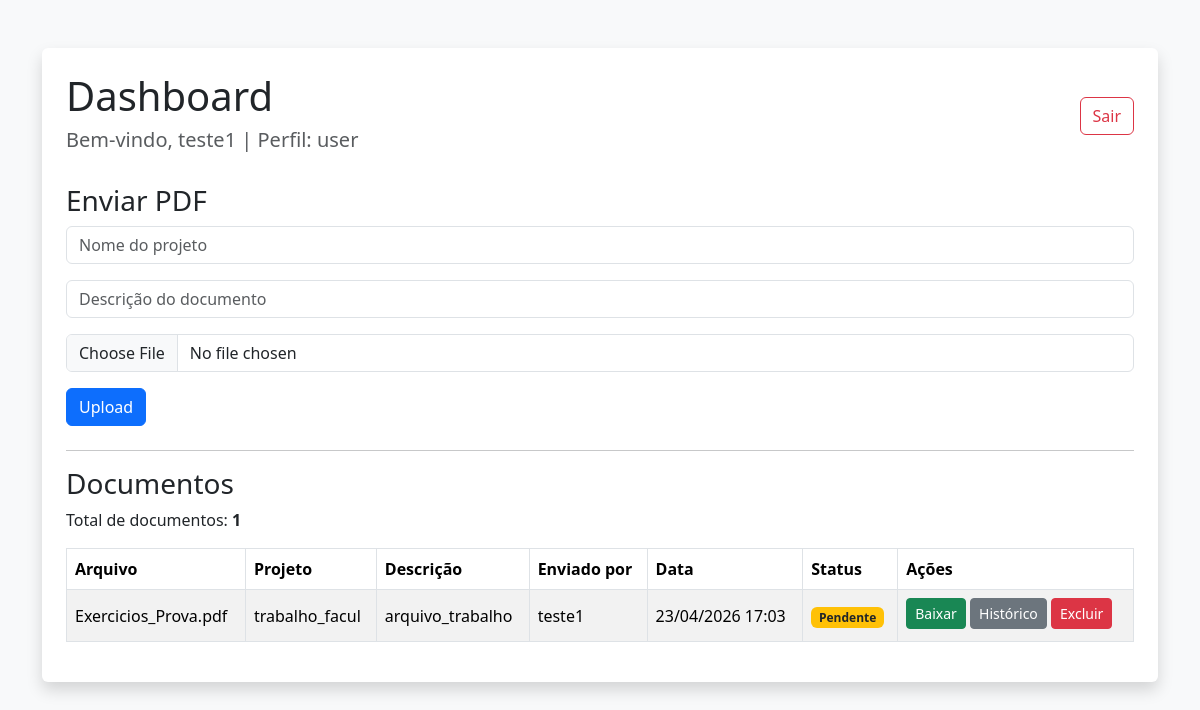
/dashboard (signed in), run on an earlier commit of the app's database.
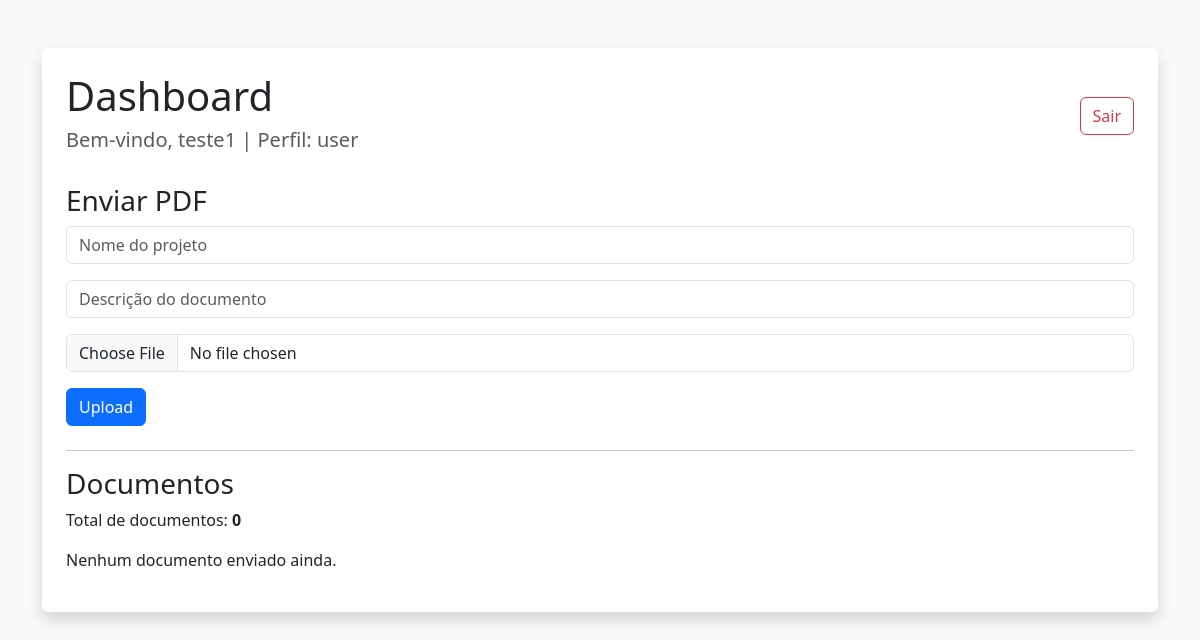
And on a later commit of the database.
### app.py (models this page shows)
class User(db.Model, UserMixin):
    id = db.Column(db.Integer, primary_key=True)
    username = db.Column(db.String(100), unique=True, nullable=False)
    password = db.Column(db.String(200), nullable=False)
    role = db.Column(db.String(20), default='user')  # user ou admin

class Document(db.Model):
    id = db.Column(db.Integer, primary_key=True)
    filename = db.Column(db.String(200), nullable=False)
    description = db.Column(db.String(200))
    project_name = db.Column(db.String(200))
    status = db.Column(db.String(50), default='Pendente')
    created_at = db.Column(db.DateTime, default=datetime.utcnow)
    user_id = db.Column(db.Integer, db.ForeignKey('user.id'))
    user = db.relationship('User', backref='documents')

### app.py (the view, shortened to what this page needs)
@app.route('/dashboard', methods=['GET', 'POST'])
@login_required
def dashboard():
    if current_user.role == 'admin':
        docs = Document.query.order_by(Document.created_at.desc()).all()
    else:
        docs = Document.query.filter_by(user_id=current_user.id).order_by(Document.created_at.desc()).all()
    return render_template('dashboard.html', docs=docs)

### app.py (called while the page is built)
@login_manager.user_loader
def load_user(user_id):
    return User.query.get(int(user_id))

### templates/dashboard.html (shortened to what this page needs)
<!DOCTYPE html>
<html lang="pt-BR">
<head>
    <link href="https://cdn.jsdelivr.net/npm/bootstrap@5.3.3/dist/css/bootstrap.min.css" rel="stylesheet">
</head>
<body class="bg-light">
<div class="container mt-5">
    <div class="bg-white p-4 rounded shadow">
        <div class="d-flex justify-content-between align-items-center mb-4">
            <div>
                <h1>Dashboard</h1>
                <h5 class="text-muted">
                    Bem-vindo, {{ current_user.username }} |
                    Perfil: {{ current_user.role }}
                </h5>
            </div>
            <a class="btn btn-outline-danger" href="/logout">Sair</a>
        </div>
        <div class="mb-4">
            <h3>Enviar PDF</h3>
            <form method="POST" enctype="multipart/form-data">
                <input class="form-control mb-3" type="text" name="project_name" placeholder="Nome do projeto" required>
                <input class="form-control mb-3" type="text" name="description" placeholder="Descrição do documento" required>
                <input class="form-control mb-3" type="file" name="file" accept="application/pdf" required>
                <button class="btn btn-primary" type="submit">Upload</button>
            </form>
        </div>
        <hr>
        <h3>Documentos</h3>
        <p>Total de documentos: <strong>{{ docs|length }}</strong></p>
        {% if docs %}
            <div class="table-responsive">
                <table class="table table-bordered table-striped align-middle">
                    <thead>
                        <tr>
                            <th>Arquivo</th>
                            <th>Projeto</th>
                            <th>Descrição</th>
                            <th>Enviado por</th>
                            <th>Data</th>
                            <th>Status</th>
                            <th>Ações</th>
                        </tr>
                    </thead>
                    <tbody>
                        {% for doc in docs %}
                        <tr>
                            <td>{{ doc.filename }}</td>
                            <td>{{ doc.project_name }}</td>
                            <td>{{ doc.description }}</td>
                            <td>{{ doc.user.username }}</td>
                            <td>{{ doc.created_at.strftime('%d/%m/%Y %H:%M') }}</td>
                            <td>
                                {% if doc.status == 'Autenticado' %}
                                    <span class="badge bg-success">{{ doc.status }}</span>
                                {% elif doc.status == 'Recusado' %}
                                    <span class="badge bg-danger">{{ doc.status }}</span>
                                {% else %}
                                    <span class="badge bg-warning text-dark">{{ doc.status }}</span>
                                {% endif %}
                            </td>
                            <td>
                                <a class="btn btn-sm btn-success mb-1" href="/download/{{ doc.filename }}">Baixar</a>
                                <a class="btn btn-sm btn-secondary mb-1" href="/history/{{ doc.id }}">Histórico</a>
                                <a class="btn btn-sm btn-danger mb-1" href="/delete/{{ doc.id }}">Excluir</a>
                            </td>
                        </tr>
                        {% endfor %}
                    </tbody>
                </table>
            </div>
        {% else %}
            <p>Nenhum documento enviado ainda.</p>
        {% endif %}
    </div>
</div>
</body>
</html>

What changed in the data, as far as the page shows it:
removed Document: filename "Exercicios_Prova.pdf", project_name "trabalho_facul", description "arquivo_trabalho", user.username "teste1", created_at "23/04/2026 17:03", status "Pendente"
Also different on the page:
{{ docs|length }}: "1" → "0"
text no longer shown: "Arquivo Projeto Descrição Enviado por Data Status Ações"
text now shown: "Nenhum documento enviado ainda."
